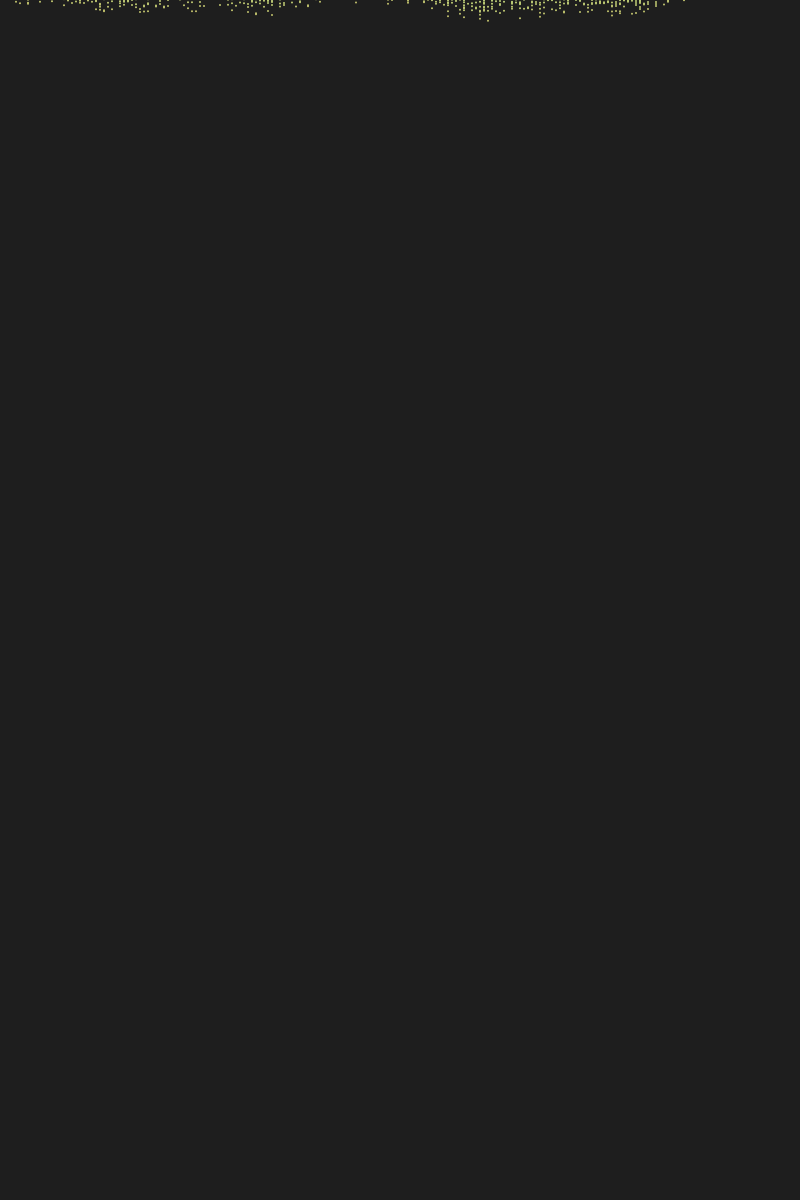
Frame 1 (no input)
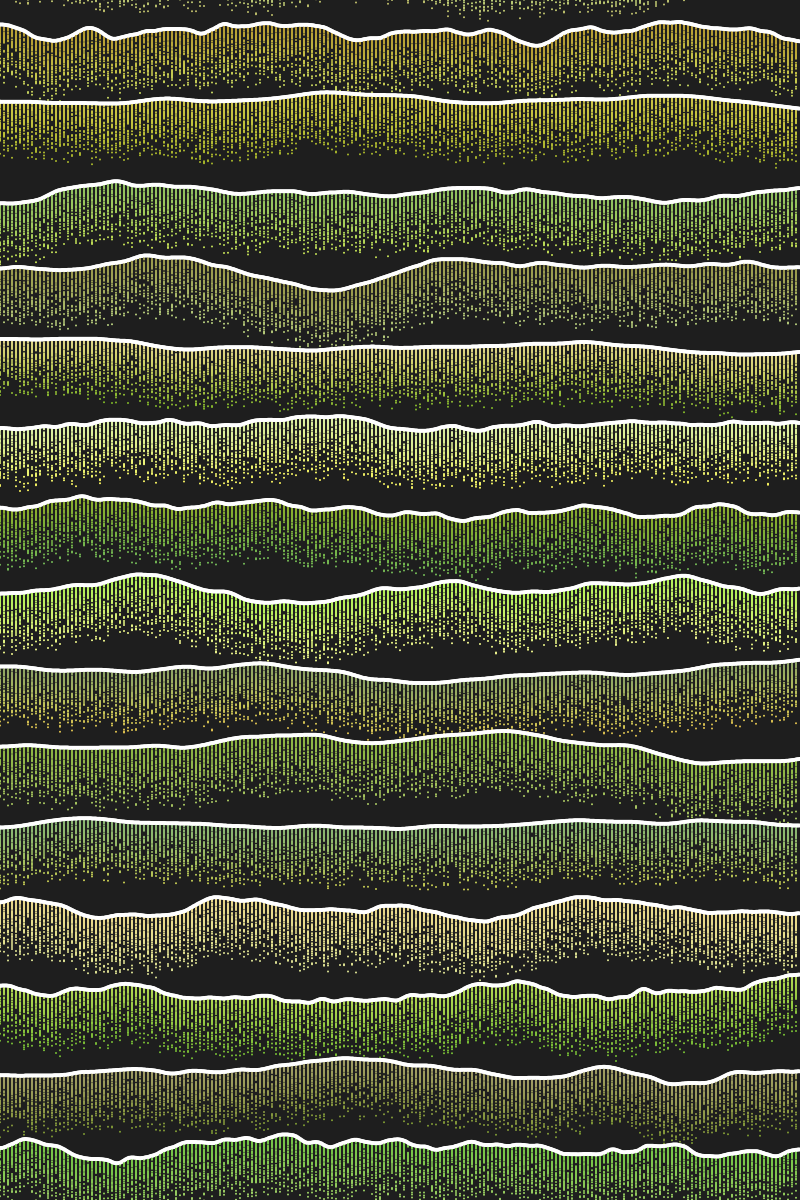
Frame 60 (no input)
Frame 120 (the mouse pressed at the canvas centre since frame 60): identical to frame 60, image omitted

The p5.js sketch that drew these frames (run headless with seeded random() and noise() and a simulated clock; from frame 60 on, the mouse is pressed at the canvas centre):

// p5.js sketch
// ── sketch.js

let baseHue = 0;

async function setup() {
  createCanvas(800, 1200);
  background(30);


  let mountainCount = floor(random(3, 20));
  let mountainHeight = height / mountainCount;

  baseHue = random(0, 360);
  for (let i = -2; i < mountainCount; i++) {
    drawMountain(i * mountainHeight, mountainHeight * 0.8);
    await sleep(10);
  }

}

function drawMountain(_y, _height) {
  let noiseY = random(-1000, 1000);
  let noiseScale = random(0.003, 0.012);

  let fromHue = baseHue + random(-30, 30);
  if (fromHue < 0)
    fromHue += 360;
  else if (fromHue > 360)
    fromHue -= 360;

  let toHue = baseHue + random(-30, 30);
  if (toHue < 0)
    toHue += 360;
  else if (toHue > 360)
    toHue -= 360;

  colorMode(HSB);
  let fromColor = color(fromHue, random(30, 80), random(60, 100));
  let toColor = color(toHue, random(30, 80), random(60, 100));

  for (let x = 0; x < width; x++) {
    let x1 = x;
    let y1 = _y + noise(x * noiseScale, noiseY) * _height;

    let x2 = x1;
    let y2 = y1 + _height;

    strokeWeight(2);

    if (x % 4 == 0)
      gradientLine(x1, y1, x2, y2, fromColor, toColor);

    noFill();
    strokeWeight(4);
    stroke('white');
    point(x1, y1);
  }
}

function gradientLine(_x1, _y1, _x2, _y2, fromColor, toColor) {
  let points = dist(_x1, _y1, _x2, _y2);

  for (let i = 0; i < points; i++) {
    let ratio = i / points;
    let _color = lerpColor(fromColor, toColor, ratio);

    stroke(_color);
    let drawX = lerp(_x1, _x2, ratio);
    let drawY = lerp(_y1, _y2, ratio);

    if (random() > ratio)
      point(drawX, drawY);
  }
}

function draw() {

}

function sleep(ms) {
  return new Promise(resolve => setTimeout(resolve, ms));
}
